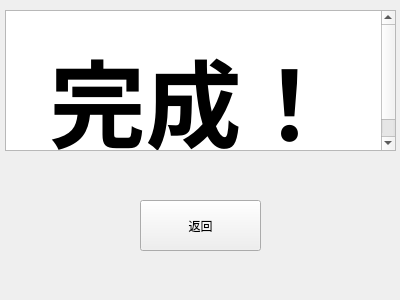
<?xml version="1.0" encoding="UTF-8"?>
<ui version="4.0">
 <class>Form</class>
 <widget class="QWidget" name="Form">
  <property name="geometry">
   <rect>
    <x>0</x>
    <y>0</y>
    <width>400</width>
    <height>300</height>
   </rect>
  </property>
  <property name="windowTitle">
   <string>end</string>
  </property>
  <widget class="QTextBrowser" name="textBrowser">
   <property name="geometry">
    <rect>
     <x>5</x>
     <y>10</y>
     <width>391</width>
     <height>141</height>
    </rect>
   </property>
   <property name="html">
    <string>&lt;!DOCTYPE HTML PUBLIC &quot;-//W3C//DTD HTML 4.0//EN&quot; &quot;http://www.w3.org/TR/REC-html40/strict.dtd&quot;&gt;
&lt;html&gt;&lt;head&gt;&lt;meta name=&quot;qrichtext&quot; content=&quot;1&quot; /&gt;&lt;style type=&quot;text/css&quot;&gt;
p, li { white-space: pre-wrap; }
&lt;/style&gt;&lt;/head&gt;&lt;body style=&quot; font-family:'SimSun'; font-size:9pt; font-weight:400; font-style:normal;&quot;&gt;
&lt;p style=&quot;-qt-paragraph-type:empty; margin-top:0px; margin-bottom:0px; margin-left:0px; margin-right:0px; -qt-block-indent:0; text-indent:0px;&quot;&gt;&lt;br /&gt;&lt;/p&gt;
&lt;p align=&quot;center&quot; style=&quot; margin-top:0px; margin-bottom:0px; margin-left:0px; margin-right:0px; -qt-block-indent:0; text-indent:0px;&quot;&gt;&lt;span style=&quot; font-size:72pt; font-weight:600;&quot;&gt;完成！&lt;/span&gt;&lt;/p&gt;&lt;/body&gt;&lt;/html&gt;</string>
   </property>
  </widget>
  <widget class="QPushButton" name="back">
   <property name="geometry">
    <rect>
     <x>140</x>
     <y>200</y>
     <width>121</width>
     <height>51</height>
    </rect>
   </property>
   <property name="text">
    <string>返回</string>
   </property>
  </widget>
 </widget>
 <resources/>
 <connections/>
</ui>
